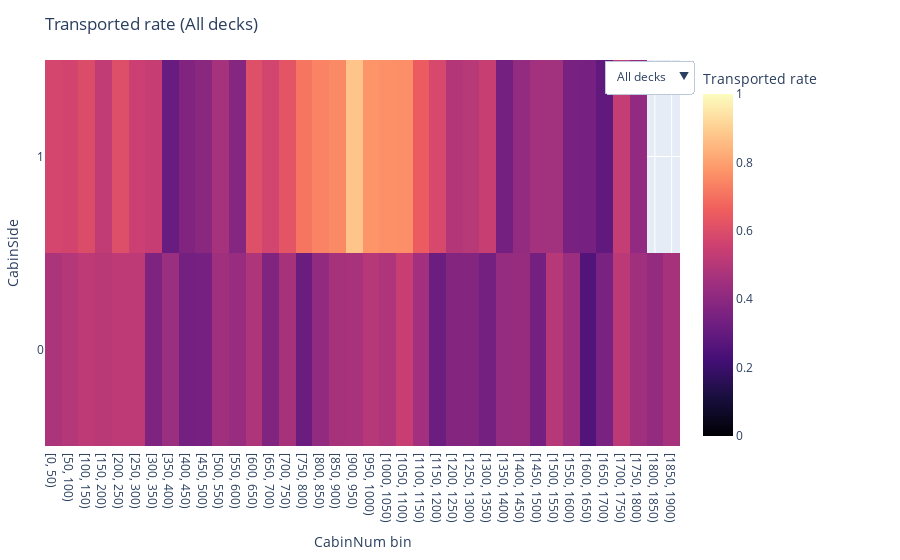

Write notebook code for a chart like this one.
### Code cell
df = train_df.copy()
df = df.dropna(subset=["Transported", "CabinNum", "CabinSide"])

df["CabinSide_f"] = df["CabinSide"].astype("string").fillna("Missing")
df["CabinDeck_f"] = df["CabinDeck"].astype("string").fillna("Missing")

# bin CabinNum
bin_size = 50
max_num = int(df["CabinNum"].max())
bins = np.arange(0, max_num + bin_size, bin_size)
df["CabinNum_bin"] = pd.cut(df["CabinNum"], bins=bins, right=False, include_lowest=True)

side_order = sorted(df["CabinSide_f"].unique().tolist())
bin_labels = df["CabinNum_bin"].cat.categories
x_text = [str(b) for b in bin_labels]

def pivots(sub):
    rate = sub.pivot_table(
        index="CabinSide_f", columns="CabinNum_bin", values="Transported",
        aggfunc="mean", observed=False
    ).reindex(index=side_order, columns=bin_labels)

    cnt = sub.pivot_table(
        index="CabinSide_f", columns="CabinNum_bin", values="Transported",
        aggfunc="count", observed=False
    ).reindex(index=side_order, columns=bin_labels)

    return rate.to_numpy(), cnt.to_numpy()

labels = ["All"] + sorted(df["CabinDeck_f"].unique().tolist())
rates, counts = [], []
for lab in labels:
    sub = df if lab == "All" else df[df["CabinDeck_f"] == lab]
    r, c = pivots(sub)
    rates.append(r); counts.append(c)

fig = go.Figure(go.Heatmap(
    z=rates[0],
    x=x_text,
    y=side_order,
    zmin=0, zmax=1,
    colorscale="Magma",
    colorbar=dict(title="Transported rate"),
    customdata=counts[0],
    hovertemplate="Side=%{y}<br>Bin=%{x}<br>Rate=%{z:.3f}<br>n=%{customdata}<extra></extra>",
))

buttons = []
for i, lab in enumerate(labels):
    title = "Transported rate (All decks)" if lab == "All" else f"Transported rate (Deck {lab})"
    buttons.append(dict(
        label=("All decks" if lab == "All" else f"Deck {lab}"),
        method="update",
        args=[{"z": [rates[i]], "customdata": [counts[i]]}, {"title": title}],
    ))

fig.update_layout(
    title="Transported rate (All decks)",
    updatemenus=[dict(buttons=buttons, direction="down", x=1.02, y=1.0)],
    xaxis_title="CabinNum bin",
    yaxis_title="CabinSide",
    margin=dict(l=40, r=220, t=60, b=40),
)

fig.show()

### Figure 1 — Plotly figure (JSON) as saved in the notebook; plotly's stock layout.template omitted (floating-point values rounded to 4 significant figures)
{"data": [{"colorbar": {"title": {"text": "Transported rate"}}, "colorscale": [[0, "#000004"], [0.1111, "#180f3d"], [0.2222, "#440f76"], [0.3333, "#721f81"], [0.4444, "#9e2f7f"], [0.5556, "#cd4071"], [0.6667, "#f1605d"], [0.7778, "#fd9668"], [0.8889, "#feca8d"], [1, "#fcfdbf"]], "customdata": [[318, 333, 303, 266, 269, 247, 129, 108, 121, 102, 120, 126, 81, 87, 73, 73, 87, 88, 79, 84, 91, 81, 86, 69, 82, 79, 74, 83, 75, 91, 38, 32, 35, 37, 39, 40, 50, 30], [326, 354, 293, 302, 278, 271, 217, 110, 111, 124, 123, 97, 84, 70, 93, 86, 69, 85, 89, 98, 90, 72, 83, 70, 73, 75, 85, 65, 77, 79, 44, 40, 35, 41, 45, 34, 0, 0]], "hovertemplate": "Side=%{y}<br>Bin=%{x}<br>Rate=%{z:.3f}<br>n=%{customdata}<extra></extra>", "type": "heatmap", "x": ["[0, 50)", "[50, 100)", "[100, 150)", "[150, 200)", "[200, 250)", "[250, 300)", "[300, 350)", "[350, 400)", "[400, 450)", "[450, 500)", "[500, 550)", "[550, 600)", "[600, 650)", "[650, 700)", "[700, 750)", "[750, 800)", "[800, 850)", "[850, 900)", "[900, 950)", "[950, 1000)", "[1000, 1050)", "[1050, 1100)", "[1100, 1150)", "[1150, 1200)", "[1200, 1250)", "[1250, 1300)", "[1300, 1350)", "[1350, 1400)", "[1400, 1450)", "[1450, 1500)", "[1500, 1550)", "[1550, 1600)", "[1600, 1650)", "[1650, 1700)", "[1700, 1750)", "[1750, 1800)", "[1800, 1850)", "[1850, 1900)"], "y": ["0", "1"], "z": [[0.4748, 0.4955, 0.5182, 0.5075, 0.5167, 0.5182, 0.3643, 0.4352, 0.3388, 0.3431, 0.45, 0.4286, 0.4815, 0.3678, 0.4658, 0.3151, 0.4138, 0.4659, 0.4684, 0.5, 0.4835, 0.5432, 0.4535, 0.3188, 0.378, 0.3797, 0.3378, 0.4217, 0.4267, 0.3407, 0.5, 0.4375, 0.2571, 0.3514, 0.5128, 0.45, 0.42, 0.4667], [0.5767, 0.5706, 0.5973, 0.5265, 0.6043, 0.5498, 0.5392, 0.3091, 0.3694, 0.3952, 0.4634, 0.3814, 0.6071, 0.5714, 0.6237, 0.7093, 0.7391, 0.7529, 0.8764, 0.7755, 0.7667, 0.7639, 0.6506, 0.5857, 0.4932, 0.5067, 0.5412, 0.3385, 0.4156, 0.4557, 0.4545, 0.35, 0.3429, 0.2927, 0.5333, 0.4118, NaN, NaN]], "zmax": 1, "zmin": 0}], "layout": {"margin": {"b": 40, "l": 40, "r": 220, "t": 60}, "title": {"text": "Transported rate (All decks)"}, "updatemenus": [{"buttons": [{"args": [{"customdata": [[[318, 333, 303, 266, 269, 247, 129, 108, 121, 102, 120, 126, 81, 87, 73, 73, 87, 88, 79, 84, 91, 81, 86, 69, 82, 79, 74, 83, 75, 91, 38, 32, 35, 37, 39, 40, 50, 30], [326, 354, 293, 302, 278, 271, 217, 110, 111, 124, 123, 97, 84, 70, 93, 86, 69, 85, 89, 98, 90, 72, 83, 70, 73, 75, 85, 65, 77, 79, 44, 40, 35, 41, 45, 34, 0, 0]]], "z": [[[0.4748, 0.4955, 0.5182, 0.5075, 0.5167, 0.5182, 0.3643, 0.4352, 0.3388, 0.3431, 0.45, 0.4286, 0.4815, 0.3678, 0.4658, 0.3151, 0.4138, 0.4659, 0.4684, 0.5, 0.4835, 0.5432, 0.4535, 0.3188, 0.378, 0.3797, 0.3378, 0.4217, 0.4267, 0.3407, 0.5, 0.4375, 0.2571, 0.3514, 0.5128, 0.45, 0.42, 0.4667], [0.5767, 0.5706, 0.5973, 0.5265, 0.6043, 0.5498, 0.5392, 0.3091, 0.3694, 0.3952, 0.4634, 0.3814, 0.6071, 0.5714, 0.6237, 0.7093, 0.7391, 0.7529, 0.8764, 0.7755, 0.7667, 0.7639, 0.6506, 0.5857, 0.4932, 0.5067, 0.5412, 0.3385, 0.4156, 0.4557, 0.4545, 0.35, 0.3429, 0.2927, 0.5333, 0.4118, null, null]]]}, {"title": "Transported rate (All decks)"}], "label": "All decks", "method": "update"}, {"args": [{"customdata": [[[48, 69, 0, 0, 0, 0, 0, 0, 0, 0, 0, 0, 0, 0, 0, 0, 0, 0, 0, 0, 0, 0, 0, 0, 0, 0, 0, 0, 0, 0, 0, 0, 0, 0, 0, 0, 0, 0], [65, 61, 13, 0, 0, 0, 0, 0, 0, 0, 0, 0, 0, 0, 0, 0, 0, 0, 0, 0, 0, 0, 0, 0, 0, 0, 0, 0, 0, 0, 0, 0, 0, 0, 0, 0, 0, 0]]], "z": [[[0.3125, 0.5217, null, null, null, null, null, null, null, null, null, null, null, null, null, null, null, null, null, null, null, null, null, null, null, null, null, null, null, null, null, null, null, null, null, null, null, null], [0.6154, 0.5082, 0.3846, null, null, null, null, null, null, null, null, null, null, null, null, null, null, null, null, null, null, null, null, null, null, null, null, null, null, null, null, null, null, null, null, null, null, null]]]}, {"title": "Transported rate (Deck 0)"}], "label": "Deck 0", "method": "update"}, {"args": [{"customdata": [[[60, 51, 62, 63, 55, 57, 5, 0, 0, 0, 0, 0, 0, 0, 0, 0, 0, 0, 0, 0, 0, 0, 0, 0, 0, 0, 0, 0, 0, 0, 0, 0, 0, 0, 0, 0, 0, 0], [62, 60, 57, 58, 66, 64, 55, 4, 0, 0, 0, 0, 0, 0, 0, 0, 0, 0, 0, 0, 0, 0, 0, 0, 0, 0, 0, 0, 0, 0, 0, 0, 0, 0, 0, 0, 0, 0]]], "z": [[[0.65, 0.6275, 0.629, 0.7302, 0.5818, 0.7895, 1, null, null, null, null, null, null, null, null, null, null, null, null, null, null, null, null, null, null, null, null, null, null, null, null, null, null, null, null, null, null, null], [0.8065, 0.7333, 0.8596, 0.7759, 0.7424, 0.8125, 0.7636, 0.75, null, null, null, null, null, null, null, null, null, null, null, null, null, null, null, null, null, null, null, null, null, null, null, null, null, null, null, null, null, null]]]}, {"title": "Transported rate (Deck 1)"}], "label": "Deck 1", "method": "update"}, {"args": [{"customdata": [[[4, 0, 0, 0, 0, 0, 0, 0, 0, 0, 0, 0, 0, 0, 0, 0, 0, 0, 0, 0, 0, 0, 0, 0, 0, 0, 0, 0, 0, 0, 0, 0, 0, 0, 0, 0, 0, 0], [1, 0, 0, 0, 0, 0, 0, 0, 0, 0, 0, 0, 0, 0, 0, 0, 0, 0, 0, 0, 0, 0, 0, 0, 0, 0, 0, 0, 0, 0, 0, 0, 0, 0, 0, 0, 0, 0]]], "z": [[[0.25, null, null, null, null, null, null, null, null, null, null, null, null, null, null, null, null, null, null, null, null, null, null, null, null, null, null, null, null, null, null, null, null, null, null, null, null, null], [0, null, null, null, null, null, null, null, null, null, null, null, null, null, null, null, null, null, null, null, null, null, null, null, null, null, null, null, null, null, null, null, null, null, null, null, null, null]]]}, {"title": "Transported rate (Deck 19)"}], "label": "Deck 19", "method": "update"}, {"args": [{"customdata": [[[58, 58, 63, 52, 57, 43, 10, 0, 0, 0, 0, 0, 0, 0, 0, 0, 0, 0, 0, 0, 0, 0, 0, 0, 0, 0, 0, 0, 0, 0, 0, 0, 0, 0, 0, 0, 0, 0], [39, 52, 66, 67, 62, 61, 59, 0, 0, 0, 0, 0, 0, 0, 0, 0, 0, 0, 0, 0, 0, 0, 0, 0, 0, 0, 0, 0, 0, 0, 0, 0, 0, 0, 0, 0, 0, 0]]], "z": [[[0.5345, 0.6034, 0.619, 0.5385, 0.6667, 0.5349, 0.4, null, null, null, null, null, null, null, null, null, null, null, null, null, null, null, null, null, null, null, null, null, null, null, null, null, null, null, null, null, null, null], [0.7436, 0.7692, 0.8485, 0.7313, 0.8226, 0.7377, 0.678, null, null, null, null, null, null, null, null, null, null, null, null, null, null, null, null, null, null, null, null, null, null, null, null, null, null, null, null, null, null, null]]]}, {"title": "Transported rate (Deck 2)"}], "label": "Deck 2", "method": "update"}, {"args": [{"customdata": [[[33, 48, 50, 38, 42, 37, 0, 0, 0, 0, 0, 0, 0, 0, 0, 0, 0, 0, 0, 0, 0, 0, 0, 0, 0, 0, 0, 0, 0, 0, 0, 0, 0, 0, 0, 0, 0, 0], [36, 51, 42, 43, 40, 18, 0, 0, 0, 0, 0, 0, 0, 0, 0, 0, 0, 0, 0, 0, 0, 0, 0, 0, 0, 0, 0, 0, 0, 0, 0, 0, 0, 0, 0, 0, 0, 0]]], "z": [[[0.3939, 0.4583, 0.44, 0.3158, 0.4048, 0.3784, null, null, null, null, null, null, null, null, null, null, null, null, null, null, null, null, null, null, null, null, null, null, null, null, null, null, null, null, null, null, null, null], [0.5556, 0.4314, 0.4286, 0.4651, 0.55, 0.2778, null, null, null, null, null, null, null, null, null, null, null, null, null, null, null, null, null, null, null, null, null, null, null, null, null, null, null, null, null, null, null, null]]]}, {"title": "Transported rate (Deck 3)"}], "label": "Deck 3", "method": "update"}, {"args": [{"customdata": [[[29, 38, 39, 39, 35, 31, 38, 38, 40, 37, 28, 37, 0, 0, 0, 0, 0, 0, 0, 0, 0, 0, 0, 0, 0, 0, 0, 0, 0, 0, 0, 0, 0, 0, 0, 0, 0, 0], [47, 37, 34, 37, 36, 34, 34, 34, 30, 45, 35, 33, 11, 0, 0, 0, 0, 0, 0, 0, 0, 0, 0, 0, 0, 0, 0, 0, 0, 0, 0, 0, 0, 0, 0, 0, 0, 0]]], "z": [[[0.2414, 0.3684, 0.3846, 0.4103, 0.3143, 0.2258, 0.3421, 0.4211, 0.275, 0.4054, 0.3214, 0.3514, null, null, null, null, null, null, null, null, null, null, null, null, null, null, null, null, null, null, null, null, null, null, null, null, null, null], [0.3191, 0.4324, 0.2647, 0.3784, 0.3056, 0.4118, 0.3824, 0.3824, 0.3333, 0.4, 0.4571, 0.3333, 0.5455, null, null, null, null, null, null, null, null, null, null, null, null, null, null, null, null, null, null, null, null, null, null, null, null, null]]]}, {"title": "Transported rate (Deck 4)"}], "label": "Deck 4", "method": "update"}, {"args": [{"customdata": [[[43, 33, 46, 35, 45, 36, 33, 30, 39, 33, 44, 42, 33, 35, 41, 34, 30, 46, 41, 45, 33, 40, 46, 39, 43, 31, 35, 33, 40, 39, 32, 32, 35, 37, 39, 40, 50, 30], [35, 48, 36, 40, 35, 40, 35, 32, 43, 31, 36, 32, 33, 28, 43, 45, 34, 41, 43, 41, 37, 35, 45, 38, 41, 36, 37, 35, 29, 34, 43, 40, 35, 41, 45, 34, 0, 0]]], "z": [[[0.4651, 0.3939, 0.5217, 0.4571, 0.5556, 0.4444, 0.303, 0.3667, 0.3846, 0.2121, 0.5227, 0.3333, 0.4242, 0.3429, 0.4878, 0.3529, 0.2667, 0.4348, 0.439, 0.5333, 0.4545, 0.525, 0.413, 0.2308, 0.3023, 0.4839, 0.3714, 0.3939, 0.4, 0.2564, 0.5, 0.4375, 0.2571, 0.3514, 0.5128, 0.45, 0.42, 0.4667], [0.4857, 0.4583, 0.5833, 0.3, 0.4857, 0.275, 0.2571, 0.2812, 0.3953, 0.3226, 0.4444, 0.25, 0.6364, 0.5, 0.6744, 0.6444, 0.6176, 0.6098, 0.7907, 0.5366, 0.5676, 0.6571, 0.6, 0.4211, 0.4878, 0.5833, 0.5135, 0.2571, 0.2069, 0.5, 0.4419, 0.35, 0.3429, 0.2927, 0.5333, 0.4118, null, null]]]}, {"title": "Transported rate (Deck 5)"}], "label": "Deck 5", "method": "update"}, {"args": [{"customdata": [[[43, 36, 43, 39, 35, 43, 43, 40, 42, 32, 48, 47, 48, 52, 32, 39, 57, 42, 38, 39, 58, 41, 40, 30, 39, 48, 39, 50, 35, 52, 6, 0, 0, 0, 0, 0, 0, 0], [41, 45, 45, 57, 39, 54, 34, 40, 38, 48, 52, 32, 40, 42, 50, 41, 35, 44, 46, 57, 53, 37, 38, 32, 32, 39, 48, 30, 48, 45, 1, 0, 0, 0, 0, 0, 0, 0]]], "z": [[[0.5814, 0.3611, 0.4186, 0.4359, 0.4571, 0.5349, 0.3488, 0.5, 0.3571, 0.4062, 0.4583, 0.5745, 0.5208, 0.3846, 0.4375, 0.2821, 0.4912, 0.5, 0.5, 0.4615, 0.5, 0.561, 0.5, 0.4333, 0.4615, 0.3125, 0.3077, 0.44, 0.4571, 0.4038, 0.5, null, null, null, null, null, null, null], [0.4146, 0.6, 0.3778, 0.3333, 0.4615, 0.4074, 0.3824, 0.225, 0.3684, 0.4375, 0.4808, 0.5625, 0.6, 0.619, 0.58, 0.7805, 0.8571, 0.8864, 0.9565, 0.9474, 0.9057, 0.8649, 0.7105, 0.7812, 0.5, 0.4359, 0.5625, 0.4333, 0.5417, 0.4222, 1, null, null, null, null, null, null, null]]]}, {"title": "Transported rate (Deck 6)"}], "label": "Deck 6", "method": "update"}], "direction": "down", "x": 1.02, "y": 1}], "xaxis": {"title": {"text": "CabinNum bin"}}, "yaxis": {"title": {"text": "CabinSide"}}}}
